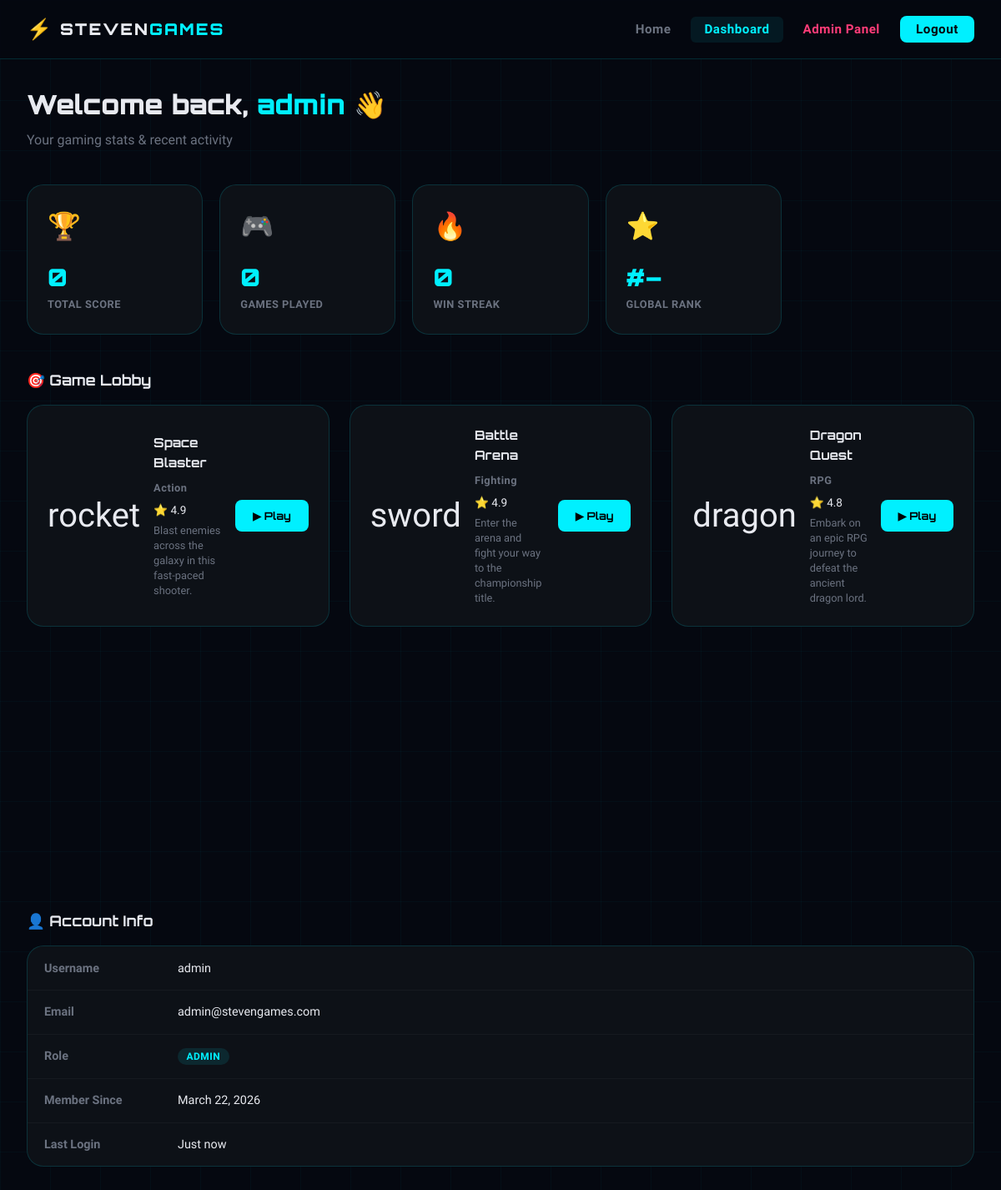
The page /dashboard.php (signed in) on the database as committed earlier.
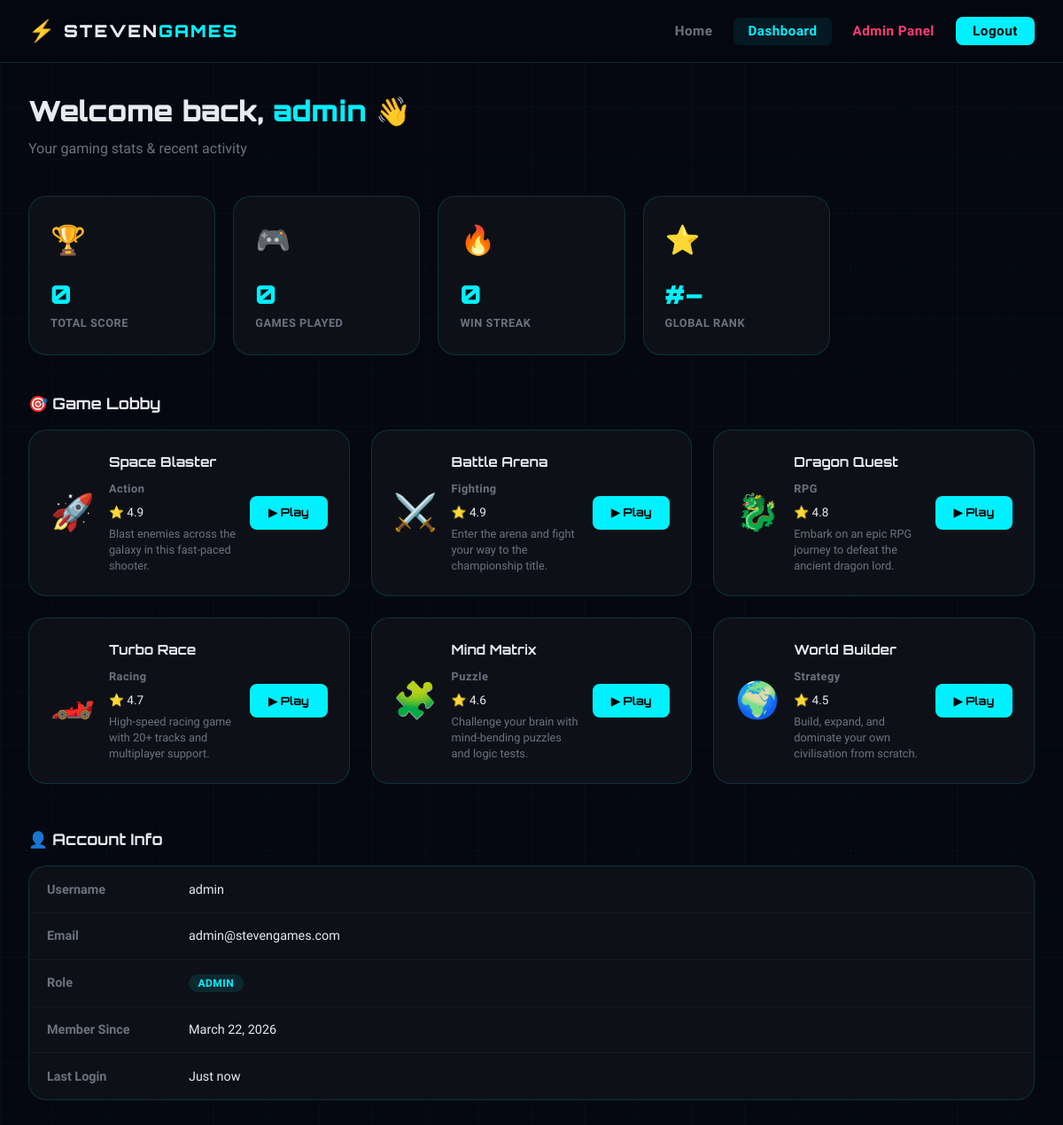
The same page on the database as committed later.
### tables this page shows
CREATE TABLE `games` (
  `id` int(11) NOT NULL AUTO_INCREMENT,
  `title` varchar(100) NOT NULL,
  `genre` varchar(50) NOT NULL,
  `icon` varchar(10) NOT NULL DEFAULT '🎮',
  `description` text DEFAULT NULL,
  `rating` decimal(3,1) NOT NULL DEFAULT 0.0,
  `plays` int(11) NOT NULL DEFAULT 0,
  `status` enum('active','inactive') NOT NULL DEFAULT 'active',
  `created_at` datetime NOT NULL DEFAULT current_timestamp(),
  PRIMARY KEY (`id`)
);

### dashboard.php (the view, shortened to what this page needs)
<?php
$db       = getDB();
$username = $_SESSION['username'];
$uid      = $_SESSION['user_id'];
$stmt = $db->prepare("SELECT * FROM users WHERE id = ?");
$stmt->bind_param("i", $uid);
$stmt->execute();
$user_row = $stmt->get_result()->fetch_assoc();
$games_result = $db->query("SELECT * FROM games WHERE status = 'active' ORDER BY rating DESC");
?>
<!DOCTYPE html>
<html lang="en">
<head>
  <link rel="stylesheet" href="css/style.css">
</head>
<body>
<div class="particles" id="particles"></div>
<nav class="navbar">
  <div class="nav-inner">
    <a href="index.php" class="logo">
      <span class="logo-icon">⚡</span>
      <span class="logo-text">STEVEN<span class="logo-accent">GAMES</span></span>
    </a>
    <ul class="nav-links">
      <li><a href="index.php">Home</a></li>
      <li><a href="dashboard.php" class="active">Dashboard</a></li>
      <?php if ($_SESSION['role'] === 'admin'): ?>
        <li><a href="admin/index.php" style="color:var(--accent2)">Admin Panel</a></li>
      <?php endif; ?>
      <li><a href="logout.php" class="btn-nav">Logout</a></li>
    </ul>
  </div>
</nav>
<div class="dashboard">
  <div class="dash-header">
    <h1>Welcome back, <span><?= htmlspecialchars($username) ?></span> 👋</h1>
    <p>Your gaming stats &amp; recent activity</p>
  </div>
  <div class="dash-stats">
    <div class="dash-stat">
      <div class="icon">🏆</div>
      <div class="value"><?= number_format($user_row['score']) ?></div>
      <div class="label">Total Score</div>
    </div>
    <div class="dash-stat">
      <div class="icon">🎮</div>
      <div class="value"><?= $user_row['games_played'] ?></div>
      <div class="label">Games Played</div>
    </div>
    <div class="dash-stat">
      <div class="icon">🔥</div>
      <div class="value"><?= $user_row['win_streak'] ?></div>
      <div class="label">Win Streak</div>
    </div>
    <div class="dash-stat">
      <div class="icon">⭐</div>
      <div class="value">#–</div>
      <div class="label">Global Rank</div>
    </div>
  </div>
  <div class="section-title">🎯 Game Lobby</div>
  <div class="games-grid" style="margin-bottom:3rem">
    <?php if ($games_result && $games_result->num_rows > 0): ?>
      <?php while ($game = $games_result->fetch_assoc()):
        $slug = strtolower(str_replace(' ', '-', $game['title']));
      ?>
      <div class="game-card">
        <div class="game-icon"><?= htmlspecialchars($game['icon']) ?></div>
        <div class="game-info">
          <h3><?= htmlspecialchars($game['title']) ?></h3>
          <span class="game-genre"><?= htmlspecialchars($game['genre']) ?></span>
          <div class="game-rating">⭐ <?= htmlspecialchars($game['rating']) ?></div>
          <p style="font-size:.8rem;color:var(--text-muted);margin-top:.3rem;line-height:1.4">
            <?= htmlspecialchars($game['description']) ?>
          </p>
        </div>
        <a href="play.php?game=<?= urlencode($slug) ?>" class="play-link">▶ Play</a>
      </div>
      <?php endwhile; ?>
    <?php endif; ?>
  </div>
  <div class="section-title">👤 Account Info</div>
  <div class="data-table">
    <table>
      <tr><td style="color:var(--text-muted);font-weight:600;width:160px">Username</td><td><?= htmlspecialchars($user_row['username']) ?></td></tr>
      <tr><td style="color:var(--text-muted);font-weight:600">Email</td>   <td><?= htmlspecialchars($user_row['email']) ?></td></tr>
      <tr><td style="color:var(--text-muted);font-weight:600">Role</td>    <td><span class="status-badge status-active"><?= strtoupper($user_row['role']) ?></span></td></tr>
      <tr><td style="color:var(--text-muted);font-weight:600">Member Since</td><td><?= date('F j, Y', strtotime($user_row['created_at'])) ?></td></tr>
      <tr><td style="color:var(--text-muted);font-weight:600">Last Login</td><td><?= $user_row['last_login'] ? date('M j, Y H:i', strtotime($user_row['last_login'])) : 'Just now' ?></td></tr>
    </table>
  </div>
</div>
</body>
</html>

Rows that differ between the two databases and show on the page:
removed games: icon "rocket", title "Space Blaster", genre "Action", rating "4.9", description "Blast enemies across the galaxy in this fast-paced shooter."
removed games: icon "sword", title "Battle Arena", genre "Fighting", rating "4.9", description "Enter the arena and fight your way to the championship title."
removed games: icon "dragon", title "Dragon Quest", genre "RPG", rating "4.8", description "Embark on an epic RPG journey to defeat the ancient dragon lord."
added games: icon "🚀", title "Space Blaster", genre "Action", rating "4.9", description "Blast enemies across the galaxy in this fast-paced shooter."
added games: icon "⚔️", title "Battle Arena", genre "Fighting", rating "4.9", description "Enter the arena and fight your way to the championship title."
added games: icon "🐉", title "Dragon Quest", genre "RPG", rating "4.8", description "Embark on an epic RPG journey to defeat the ancient dragon lord."
now on this page (row edited): games: icon "🏎️", title "Turbo Race", genre "Racing", rating "4.7", description "High-speed racing game with 20+ tracks and multiplayer support."
now on this page (row edited): games: icon "🧩", title "Mind Matrix", genre "Puzzle", rating "4.6", description "Challenge your brain with mind-bending puzzles and logic tests."
now on this page (row edited): games: icon "🌍", title "World Builder", genre "Strategy", rating "4.5", description "Build, expand, and dominate your own civilisation from scratch."
